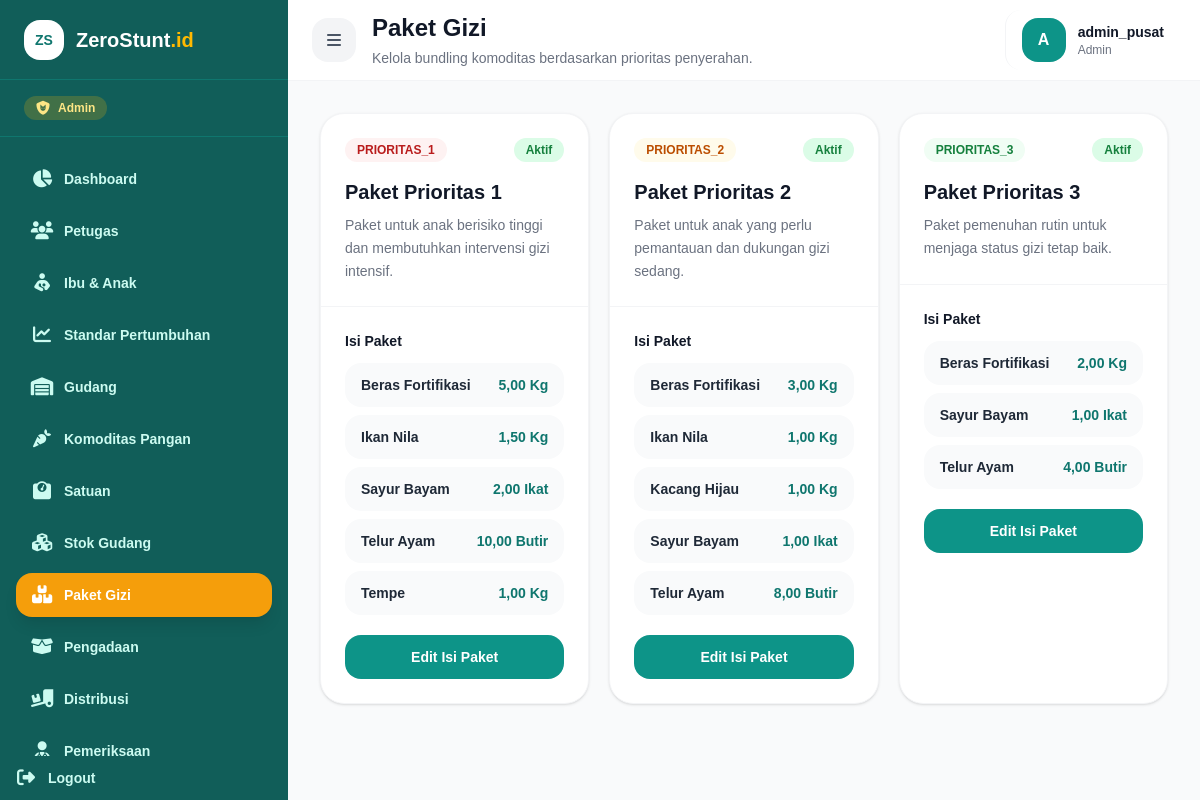
Screenshot of /master/paket-gizi (signed in) with the database file from the repository.
### tables this page shows
CREATE TABLE `paket_gizi_detail` (
  `id_paket_detail` int NOT NULL,
  `id_paket` int NOT NULL,
  `id_komoditas` int NOT NULL,
  `jumlah` decimal(12,2) NOT NULL DEFAULT '0.00',
  `tgl_created` timestamp NULL DEFAULT CURRENT_TIMESTAMP
);

CREATE TABLE `komoditas_pangan` (
  `id_komoditas` int NOT NULL,
  `nama_komoditas` varchar(100) NOT NULL,
  `kategori_gizi` varchar(50) DEFAULT NULL,
  `id_satuan` int NOT NULL,
  `deskripsi` text,
  `tgl_created` timestamp NULL DEFAULT CURRENT_TIMESTAMP,
  `is_deleted` tinyint(1) NOT NULL DEFAULT '0'
);

### controllers/MasterController.php (called while the page is built, shortened)
<?php
class MasterController
{
    public function paketGizi()
    {
        $paketModel = new PaketGizi();
        $pakets = $paketModel->getAllWithDetails();
        require '../views/master/paket-gizi/index.php';
    }
}

### models/PaketGizi.php (called while the page is built, shortened)
<?php
class PaketGizi
{
    protected $db;
    public function __construct()
    {
        global $koneksi;
        $this->db = $koneksi;
    }
    public function getAllWithDetails()
    {
        $query = "
            SELECT
                p.id_paket,
                p.kode_prioritas,
                p.nama_paket,
                p.deskripsi,
                p.is_active,
                pd.id_paket_detail,
                pd.id_komoditas,
                pd.jumlah,
                k.nama_komoditas,
                COALESCE(s.singkat, '-') AS satuan
            FROM paket_gizi p
            LEFT JOIN paket_gizi_detail pd
                ON p.id_paket = pd.id_paket
            LEFT JOIN komoditas_pangan k
                ON pd.id_komoditas = k.id_komoditas
            LEFT JOIN satuan s
                ON k.id_satuan = s.id_satuan
            ORDER BY p.id_paket ASC, k.nama_komoditas ASC
        ";
        $result = mysqli_query($this->db, $query);
        $rows = mysqli_fetch_all($result, MYSQLI_ASSOC);
        $pakets = [];
        foreach ($rows as $row) {
            $idPaket = $row['id_paket'];
            if (!isset($pakets[$idPaket])) {
                $pakets[$idPaket] = [
                    'id_paket' => $row['id_paket'],
                    'kode_prioritas' => $row['kode_prioritas'],
                    'nama_paket' => $row['nama_paket'],
                    'deskripsi' => $row['deskripsi'],
                    'is_active' => $row['is_active'],
                    'details' => []
                ];
            }
            if (!empty($row['id_paket_detail'])) {
                $pakets[$idPaket]['details'][] = [
                    'id_paket_detail' => $row['id_paket_detail'],
                    'id_komoditas' => $row['id_komoditas'],
                    'nama_komoditas' => $row['nama_komoditas'],
                    'jumlah' => $row['jumlah'],
                    'satuan' => $row['satuan']
                ];
            }
        }
        return array_values($pakets);
    }
}

### views/master/paket-gizi/index.php (the view, shortened to what this page needs)
<?php
$pakets = $pakets ?? [];
?>
<div class="space-y-6">
    <div class="grid gap-5 lg:grid-cols-3">
        <?php foreach ($pakets as $paket): ?>
            <?php
            $badgeClass = 'bg-teal-50 text-teal-700';
            if (($paket['kode_prioritas'] ?? '') === 'PRIORITAS_1') {
                $badgeClass = 'bg-red-50 text-red-700';
            } elseif (($paket['kode_prioritas'] ?? '') === 'PRIORITAS_2') {
                $badgeClass = 'bg-amber-50 text-amber-700';
            } elseif (($paket['kode_prioritas'] ?? '') === 'PRIORITAS_3') {
                $badgeClass = 'bg-green-50 text-green-700';
            }
            ?>
            <div class="rounded-3xl border border-gray-100 bg-white shadow-sm overflow-hidden">
                <div class="border-b border-gray-100 p-6">
                    <div class="mb-4 flex items-start justify-between gap-3">
                        <span class="rounded-full px-3 py-1 text-xs font-extrabold <?= $badgeClass; ?>">
                            <?= htmlspecialchars($paket['kode_prioritas']); ?>
                        </span>
                        <span class="rounded-full px-3 py-1 text-xs font-bold <?= !empty($paket['is_active']) ? 'bg-green-100 text-green-700' : 'bg-gray-100 text-gray-500'; ?>">
                            <?= !empty($paket['is_active']) ? 'Aktif' : 'Nonaktif'; ?>
                        </span>
                    </div>
                    <h2 class="text-xl font-extrabold text-gray-900">
                        <?= htmlspecialchars($paket['nama_paket']); ?>
                    </h2>
                    <p class="mt-2 text-sm text-gray-500 leading-relaxed">
                        <?= htmlspecialchars($paket['deskripsi'] ?: 'Belum ada deskripsi paket.'); ?>
                    </p>
                </div>
                <div class="p-6">
                    <h3 class="mb-3 text-sm font-bold text-gray-900">
                        Isi Paket
                    </h3>
                    <?php if (empty($paket['details'])): ?>
                        <div class="rounded-2xl bg-gray-50 px-4 py-4 text-sm text-gray-500">
                            Paket belum memiliki komoditas.
                        </div>
                    <?php else: ?>
                        <div class="space-y-2">
                            <?php foreach ($paket['details'] as $detail): ?>
                                <div class="flex items-center justify-between gap-3 rounded-2xl bg-gray-50 px-4 py-3">
                                    <span class="text-sm font-bold text-gray-800">
                                        <?= htmlspecialchars($detail['nama_komoditas']); ?>
                                    </span>
                                    <span class="text-sm font-extrabold text-teal-700">
                                        <?= number_format((float) $detail['jumlah'], 2, ',', '.'); ?>
                                        <?= htmlspecialchars($detail['satuan']); ?>
                                    </span>
                                </div>
                            <?php endforeach; ?>
                        </div>
                    <?php endif; ?>
                    <a href="/master/paket-gizi/edit?id=<?= (int) $paket['id_paket']; ?>"
                        class="mt-5 inline-flex w-full items-center justify-center rounded-2xl bg-teal-600 px-5 py-3 text-sm font-bold text-white transition hover:bg-teal-700">
                        Edit Isi Paket
                    </a>
                </div>
            </div>
        <?php endforeach; ?>
    </div>
</div>
<?php
require '../views/layouts/dashboard.php';
?>

### rows the page displays
paket_gizi_detail: id_komoditas.nama_komoditas "Beras Fortifikasi", jumlah "5,00", satuan "Kg"
paket_gizi_detail: id_komoditas.nama_komoditas "Ikan Nila", jumlah "1,50", satuan "Kg"
paket_gizi_detail: id_komoditas.nama_komoditas "Sayur Bayam", jumlah "2,00", satuan "Ikat"
paket_gizi_detail: id_komoditas.nama_komoditas "Telur Ayam", jumlah "10,00", satuan "Butir"
paket_gizi_detail: id_komoditas.nama_komoditas "Tempe", jumlah "1,00", satuan "Kg"
paket_gizi_detail: id_komoditas.nama_komoditas "Beras Fortifikasi", jumlah "3,00", satuan "Kg"
paket_gizi_detail: id_komoditas.nama_komoditas "Ikan Nila", jumlah "1,00", satuan "Kg"
paket_gizi_detail: id_komoditas.nama_komoditas "Kacang Hijau", jumlah "1,00", satuan "Kg"
paket_gizi_detail: id_komoditas.nama_komoditas "Sayur Bayam", jumlah "1,00", satuan "Ikat"
paket_gizi_detail: id_komoditas.nama_komoditas "Telur Ayam", jumlah "8,00", satuan "Butir"
paket_gizi_detail: id_komoditas.nama_komoditas "Beras Fortifikasi", jumlah "2,00", satuan "Kg"
paket_gizi_detail: id_komoditas.nama_komoditas "Sayur Bayam", jumlah "1,00", satuan "Ikat"
paket_gizi_detail: id_komoditas.nama_komoditas "Telur Ayam", jumlah "4,00", satuan "Butir"

### other values shown
$role "Admin"
$menu['label'] "Dashboard"
$menu['label'] "Petugas"
$menu['label'] "Ibu & Anak"
$menu['label'] "Standar Pertumbuhan"
$menu['label'] "Gudang"
$menu['label'] "Komoditas Pangan"
$menu['label'] "Satuan"
$menu['label'] "Stok Gudang"
$menu['label'] "Paket Gizi"
$menu['label'] "Pengadaan"
$menu['label'] "Distribusi"
$menu['label'] "Pemeriksaan"
$pageTitle "Paket Gizi"
$pageSubtitle "Kelola bundling komoditas berdasarkan prioritas penyerahan."
